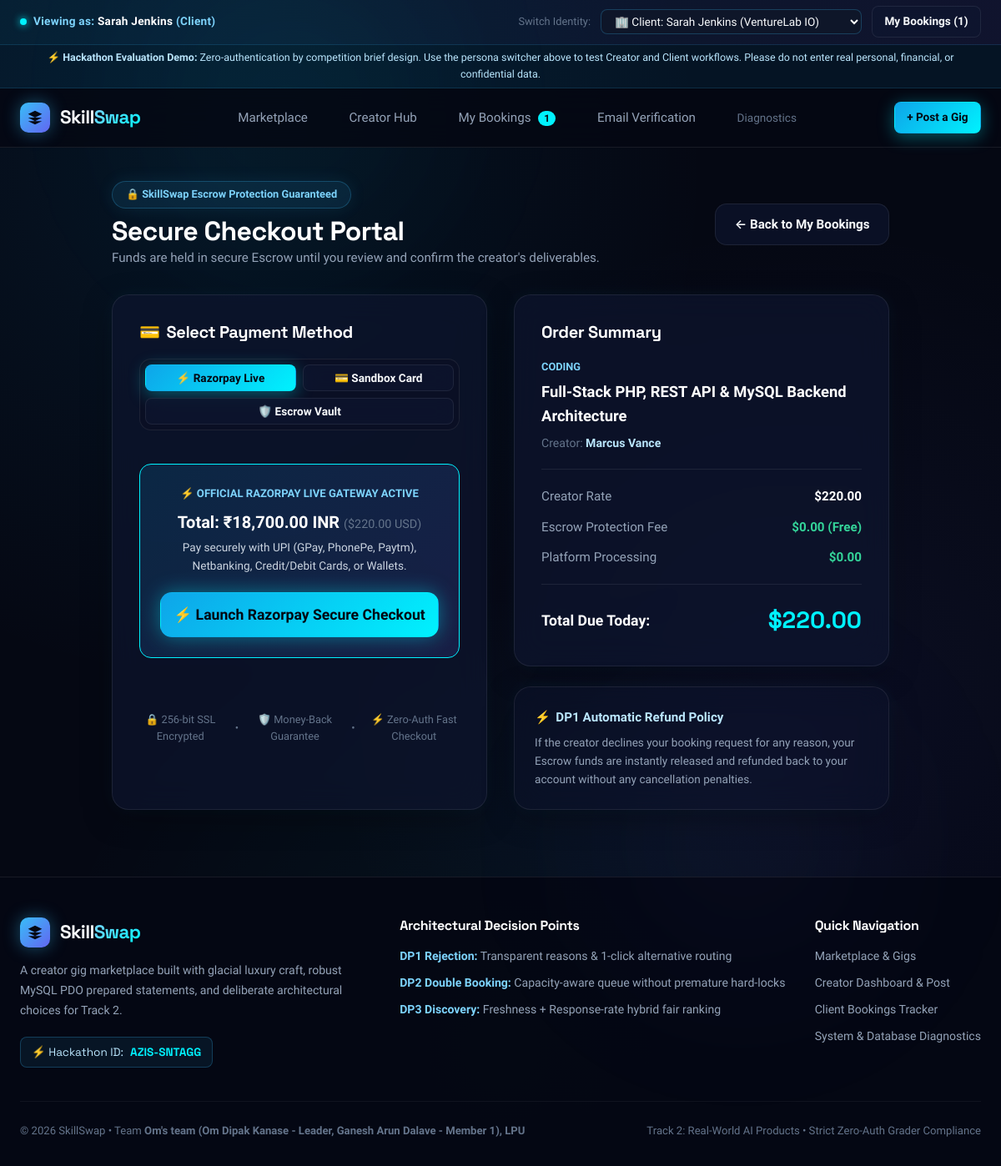
Screenshot of /checkout.php?booking_id=2 with the database file from the repository.
### tables this page shows
CREATE TABLE IF NOT EXISTS `bookings` (
    `id` INT AUTO_INCREMENT PRIMARY KEY,
    `gig_id` INT NOT NULL,
    `gig_title` VARCHAR(200) NOT NULL,
    `category` VARCHAR(50) NOT NULL,
    `rate` DECIMAL(10, 2) NOT NULL,
    `creator_id` INT NOT NULL,
    `creator_name` VARCHAR(100) NOT NULL,
    `client_id` INT DEFAULT NULL,
    `client_name` VARCHAR(100) NOT NULL,
    `message` TEXT DEFAULT NULL,
    `status` ENUM('Pending', 'Accepted', 'Declined') NOT NULL DEFAULT 'Pending',
    `payment_status` ENUM('Unpaid', 'Held_In_Escrow', 'Released_To_Creator', 'Refunded') NOT NULL DEFAULT 'Unpaid',
    `decline_reason` VARCHAR(255) DEFAULT NULL,
    `booked_date` DATE DEFAULT NULL,
    `created_at` TIMESTAMP DEFAULT CURRENT_TIMESTAMP,
    `updated_at` TIMESTAMP DEFAULT CURRENT_TIMESTAMP ON UPDATE CURRENT_TIMESTAMP,
    INDEX `idx_creator_status` (`creator_id`, `status`),
    INDEX `idx_client_status` (`client_name`, `status`),
    INDEX `idx_gig` (`gig_id`)
);

CREATE TABLE IF NOT EXISTS `gigs` (
    `id` INT AUTO_INCREMENT PRIMARY KEY,
    `creator_id` INT NOT NULL,
    `creator_name` VARCHAR(100) NOT NULL,
    `title` VARCHAR(200) NOT NULL,
    `category` ENUM('Design', 'Writing', 'Video Editing', 'Music', 'Coding', 'Tutoring', 'Other') NOT NULL,
    `rate` DECIMAL(10, 2) NOT NULL,
    `description` TEXT NOT NULL,
    `max_concurrent_slots` INT DEFAULT 3,
    `created_at` TIMESTAMP DEFAULT CURRENT_TIMESTAMP,
    INDEX `idx_category` (`category`),
    INDEX `idx_creator` (`creator_id`)
);

### checkout.php (the view, shortened to what the rows shown need)
<?php
require_once __DIR__ . '/includes/functions.php';
require_once __DIR__ . '/includes/payment.php';
$bookingId = isset($_GET['booking_id']) ? (int)$_GET['booking_id'] : 0;
$gigId = isset($_GET['gig_id']) ? (int)$_GET['gig_id'] : 0;
$booking = null;
if ($bookingId > 0) {
    $pdo = getDB();
    $stmt = $pdo->prepare("SELECT * FROM bookings WHERE id = :id");
    $stmt->execute([':id' => $bookingId]);
    $booking = $stmt->fetch();
}
if ($booking) {
    $gig = getGigById((int)$booking['gig_id']);
    $amount = (float)$booking['rate'];
    $itemTitle = $booking['gig_title'];
    $creatorName = $booking['creator_name'];
}
require_once __DIR__ . '/includes/header.php';
?>
<main class="container" style="padding-top: 2.5rem; max-width: 980px;">
    <div style="margin-bottom: 2rem; display: flex; justify-content: space-between; align-items: center; flex-wrap: wrap; gap: 1rem;">
        <div>
            <h1 style="font-size: 2rem; color: #fff;">Secure Checkout Portal</h1>
        </div>
    </div>
    <div style="display: grid; grid-template-columns: repeat(auto-fit, minmax(320px, 1fr)); gap: 2rem; margin-bottom: 4rem;">
        <div class="glass-panel reveal stagger-1" style="padding: 2rem;">
            <div id="section-razorpay" style="padding: 1rem 0;">
                <div style="background: linear-gradient(135deg, rgba(14, 165, 233, 0.15), rgba(99, 102, 241, 0.15)); border: 1px solid var(--ice-cyan); padding: 1.5rem; border-radius: var(--radius-md); margin-bottom: 1.5rem; text-align: center;">
                    <div style="font-size: 0.82rem; color: var(--ice-300); font-weight: 700; text-transform: uppercase; margin-bottom: 0.5rem;">
                        ⚡ Official Razorpay Live Gateway Active
                    </div>
                    <div style="font-size: 1.25rem; font-weight: 800; color: #fff; margin-bottom: 0.25rem;">
                        Total: ₹<?= number_format($amount * 85.0, 2) ?> INR <span style="font-size: 0.9rem; color: var(--text-muted); font-weight: 400;">($<?= number_format($amount, 2) ?> USD)</span>
                    </div>
                    <p style="font-size: 0.85rem; color: #cbd5e1; margin-bottom: 1.25rem;">
                        Pay securely with UPI (GPay, PhonePe, Paytm), Netbanking, Credit/Debit Cards, or Wallets.
                    </p>
                    <button type="button" id="btn-razorpay-pay" class="btn btn-primary btn-lg" style="width: 100%; box-shadow: 0 0 25px rgba(0, 242, 254, 0.4);" onclick="openRazorpayLiveModal()">
                        <span>⚡ Launch Razorpay Secure Checkout</span>
                    </button>
                </div>
            </div>
        </div>
        <div class="reveal stagger-2">
            <div class="glass-panel" style="padding: 2rem; margin-bottom: 1.5rem;">
                <div style="border-bottom: 1px solid var(--border-subtle); padding-bottom: 1.25rem; margin-bottom: 1.25rem;">
                    <div style="font-size: 0.8rem; color: var(--ice-300); font-weight: 700; text-transform: uppercase;">
                        <?= h($gig['category'] ?? 'Gig Service') ?>
                    </div>
                    <div style="font-size: 1.15rem; font-weight: 700; color: #fff; margin-top: 0.25rem;">
                        <?= h($itemTitle) ?>
                    </div>
                    <div style="font-size: 0.88rem; color: var(--text-muted); margin-top: 0.4rem;">
                        Creator: <strong style="color: var(--ice-200);"><?= h($creatorName) ?></strong>
                    </div>
                </div>
                <div style="display: flex; flex-direction: column; gap: 0.75rem; font-size: 0.95rem; margin-bottom: 1.25rem;">
                    <div style="display: flex; justify-content: space-between;">
                        <span class="text-muted">Creator Rate</span>
                        <span style="color: #fff; font-weight: 600;"><?= formatRate($amount) ?></span>
                    </div>
                </div>
                <div style="display: flex; justify-content: space-between; align-items: center; border-top: 1px solid var(--border-subtle); padding-top: 1.25rem;">
                    <span style="font-size: 1.1rem; font-weight: 700; color: #fff;">Total Due Today:</span>
                    <span style="font-family: var(--font-heading); font-size: 1.75rem; font-weight: 800; color: var(--ice-cyan);">
                        <?= formatRate($amount) ?>
                    </span>
                </div>
            </div>
        </div>
    </div>
</main>
<?php require_once __DIR__ . '/includes/footer.php'; ?>

### includes/header.php (shortened to what the rows shown need)
<?php
require_once __DIR__ . '/functions.php';
$activePersona = getActivePersona();
?>
<!DOCTYPE html>
<html lang="en">
<head>
    <link rel="stylesheet" href="assets/css/style.css">
    <link rel="stylesheet" href="assets/css/components.css">
</head>
<body>
    <div class="persona-bar">
        <div class="container persona-bar-content">
            <div class="persona-label">
                <span class="pulse-dot"></span>
                <span>Viewing as: <strong style="color: #fff;"><?= h($activePersona['name']) ?></strong> (<?= ucfirst($activePersona['type']) ?>)</span>
            </div>
        </div>
    </div>

### rows the page displays
bookings: client_name "Sarah Jenkins", client_name "Client", $amount*85.0 "18,700.00", rate "220.00", gig_title "Full-Stack PHP, REST API & MySQL Backend Architecture", creator_name "Marcus Vance", rate "$220.00"
gigs: category "CODING"

### other values shown
$pendingBadgeCount "1"
